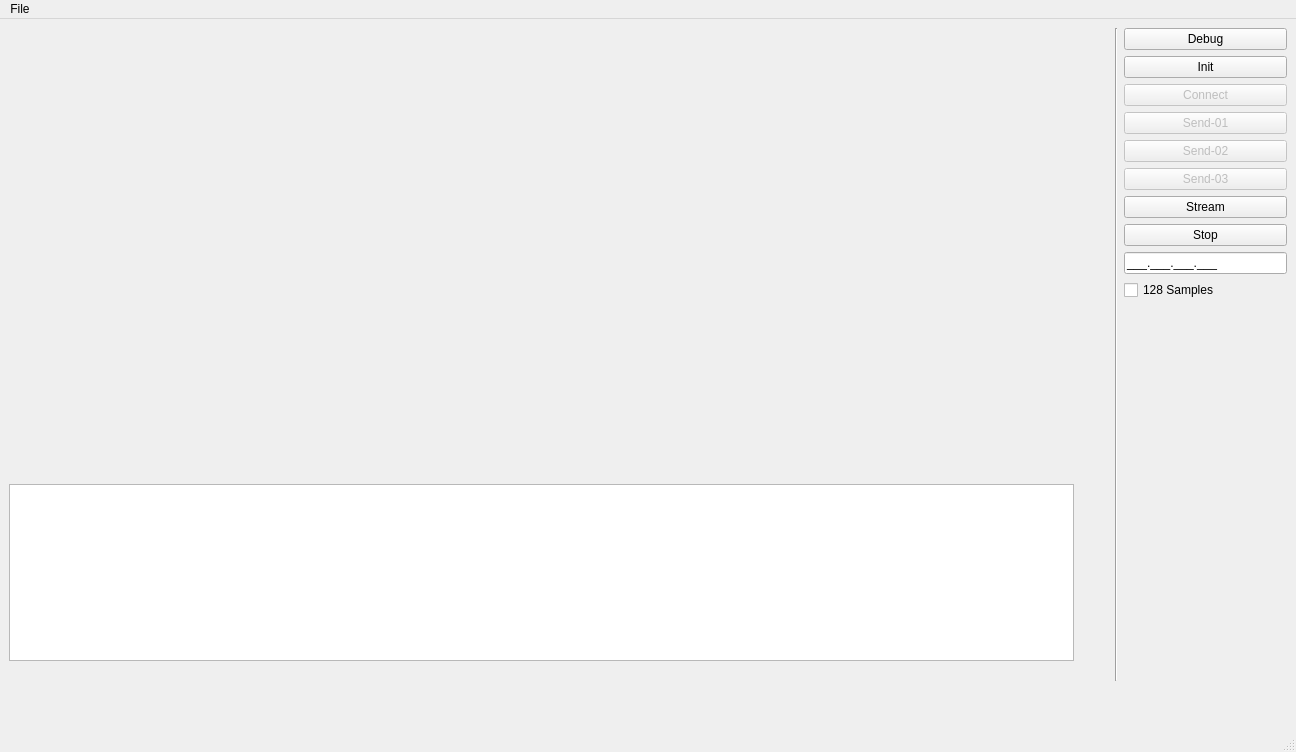
<?xml version="1.0" encoding="UTF-8"?>
<ui version="4.0">
 <class>MainWindow</class>
 <widget class="QMainWindow" name="MainWindow">
  <property name="geometry">
   <rect>
    <x>0</x>
    <y>0</y>
    <width>1296</width>
    <height>752</height>
   </rect>
  </property>
  <property name="windowTitle">
   <string>PDDAU_V1.0</string>
  </property>
  <widget class="QWidget" name="centralwidget">
   <layout class="QVBoxLayout" name="verticalLayout_2">
    <property name="sizeConstraint">
     <enum>QLayout::SetMinimumSize</enum>
    </property>
    <item>
     <layout class="QVBoxLayout" name="verticalLayout">
      <property name="sizeConstraint">
       <enum>QLayout::SetMinimumSize</enum>
      </property>
      <property name="bottomMargin">
       <number>20</number>
      </property>
      <item>
       <layout class="QHBoxLayout" name="horizontalLayout">
        <property name="sizeConstraint">
         <enum>QLayout::SetMinimumSize</enum>
        </property>
        <property name="bottomMargin">
         <number>20</number>
        </property>
        <item>
         <layout class="QVBoxLayout" name="verticalLayout_3">
          <property name="sizeConstraint">
           <enum>QLayout::SetMinimumSize</enum>
          </property>
          <property name="bottomMargin">
           <number>20</number>
          </property>
          <item>
           <layout class="QVBoxLayout" name="verticalLayout_4">
            <property name="sizeConstraint">
             <enum>QLayout::SetMinimumSize</enum>
            </property>
            <item>
             <widget class="QWidget" name="customa" native="true">
              <property name="sizePolicy">
               <sizepolicy hsizetype="Preferred" vsizetype="Preferred">
                <horstretch>0</horstretch>
                <verstretch>0</verstretch>
               </sizepolicy>
              </property>
              <property name="minimumSize">
               <size>
                <width>1100</width>
                <height>450</height>
               </size>
              </property>
             </widget>
            </item>
           </layout>
          </item>
          <item>
           <layout class="QVBoxLayout" name="verticalLayout_5">
            <property name="rightMargin">
             <number>20</number>
            </property>
            <item>
             <layout class="QHBoxLayout" name="horizontalLayout_2">
              <property name="rightMargin">
               <number>15</number>
              </property>
              <item>
               <layout class="QVBoxLayout" name="verticalLayout_6">
                <item>
                 <widget class="QListWidget" name="qlist"/>
                </item>
               </layout>
              </item>
             </layout>
            </item>
           </layout>
          </item>
         </layout>
        </item>
        <item>
         <widget class="Line" name="line">
          <property name="orientation">
           <enum>Qt::Vertical</enum>
          </property>
         </widget>
        </item>
        <item>
         <layout class="QVBoxLayout" name="verticalLayout_9">
          <property name="rightMargin">
           <number>0</number>
          </property>
          <item>
           <widget class="QPushButton" name="btnDebug">
            <property name="text">
             <string>Debug</string>
            </property>
           </widget>
          </item>
          <item>
           <widget class="QPushButton" name="btnInit">
            <property name="text">
             <string>Init</string>
            </property>
           </widget>
          </item>
          <item>
           <widget class="QPushButton" name="btnConnect">
            <property name="enabled">
             <bool>false</bool>
            </property>
            <property name="text">
             <string>Connect</string>
            </property>
           </widget>
          </item>
          <item>
           <widget class="QPushButton" name="btnProcA">
            <property name="enabled">
             <bool>false</bool>
            </property>
            <property name="text">
             <string>Send-01</string>
            </property>
           </widget>
          </item>
          <item>
           <widget class="QPushButton" name="btnProcB">
            <property name="enabled">
             <bool>false</bool>
            </property>
            <property name="text">
             <string>Send-02</string>
            </property>
           </widget>
          </item>
          <item>
           <widget class="QPushButton" name="btnProcC">
            <property name="enabled">
             <bool>false</bool>
            </property>
            <property name="text">
             <string>Send-03</string>
            </property>
           </widget>
          </item>
          <item>
           <widget class="QPushButton" name="btnProcD">
            <property name="text">
             <string>Stream</string>
            </property>
           </widget>
          </item>
          <item>
           <widget class="QPushButton" name="btnStop">
            <property name="text">
             <string>Stop</string>
            </property>
           </widget>
          </item>
          <item>
           <widget class="QLineEdit" name="lineEdit">
            <property name="inputMask">
             <string>000.000.000.000;_</string>
            </property>
           </widget>
          </item>
          <item>
           <widget class="QCheckBox" name="btnchk128">
            <property name="text">
             <string>128 Samples</string>
            </property>
           </widget>
          </item>
          <item>
           <spacer name="verticalSpacer">
            <property name="orientation">
             <enum>Qt::Vertical</enum>
            </property>
            <property name="sizeHint" stdset="0">
             <size>
              <width>20</width>
              <height>40</height>
             </size>
            </property>
           </spacer>
          </item>
         </layout>
        </item>
       </layout>
      </item>
     </layout>
    </item>
   </layout>
  </widget>
  <widget class="QMenuBar" name="menubar">
   <property name="geometry">
    <rect>
     <x>0</x>
     <y>0</y>
     <width>1296</width>
     <height>26</height>
    </rect>
   </property>
   <widget class="QMenu" name="menuFile">
    <property name="title">
     <string>File</string>
    </property>
    <addaction name="actionOpen"/>
    <addaction name="actionOpen_Folder"/>
   </widget>
   <addaction name="menuFile"/>
  </widget>
  <widget class="QStatusBar" name="statusbar"/>
  <action name="actionOpen">
   <property name="text">
    <string>Open</string>
   </property>
  </action>
  <action name="actionOpen_Folder">
   <property name="text">
    <string>Open Folder</string>
   </property>
  </action>
 </widget>
 <resources/>
 <connections/>
</ui>
